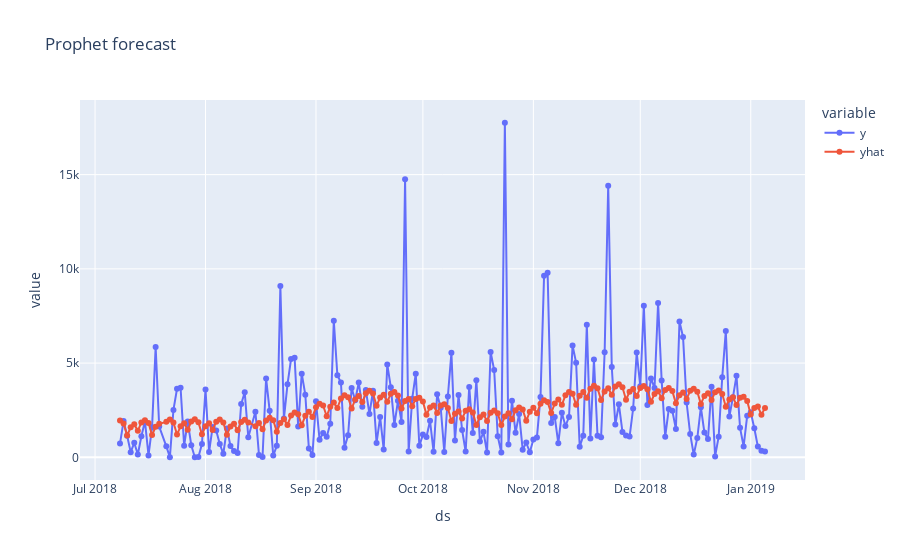

Notebook code cell kept with this figure:
### Code cell
fig = px.line(benchmark_df, x='ds', y=["y", "yhat"], markers=True, title="Prophet forecast")
fig.show()

### Figure 1 — Plotly figure (JSON) as saved in the notebook; plotly's stock layout.template omitted (floating-point values rounded to 4 significant figures; data arrays with more than 128 entries replaced by an {"elided": "..."} marker saying what was removed)
{"data": [{"hovertemplate": "variable=y<br>ds=%{x}<br>value=%{y}<extra></extra>", "legendgroup": "y", "line": {"color": "#636efa", "dash": "solid"}, "marker": {"symbol": "circle"}, "mode": "lines+markers", "name": "y", "orientation": "v", "showlegend": true, "type": "scatter", "x": {"elided": "180 str values"}, "xaxis": "x", "y": {"elided": "180 float values"}, "yaxis": "y"}, {"hovertemplate": "variable=yhat<br>ds=%{x}<br>value=%{y}<extra></extra>", "legendgroup": "yhat", "line": {"color": "#EF553B", "dash": "solid"}, "marker": {"symbol": "circle"}, "mode": "lines+markers", "name": "yhat", "orientation": "v", "showlegend": true, "type": "scatter", "x": {"elided": "180 str values"}, "xaxis": "x", "y": {"elided": "180 float values"}, "yaxis": "y"}], "layout": {"legend": {"title": {"text": "variable"}, "tracegroupgap": 0}, "title": {"text": "Prophet forecast"}, "xaxis": {"anchor": "y", "domain": [0, 1], "title": {"text": "ds"}}, "yaxis": {"anchor": "x", "domain": [0, 1], "title": {"text": "value"}}}}
